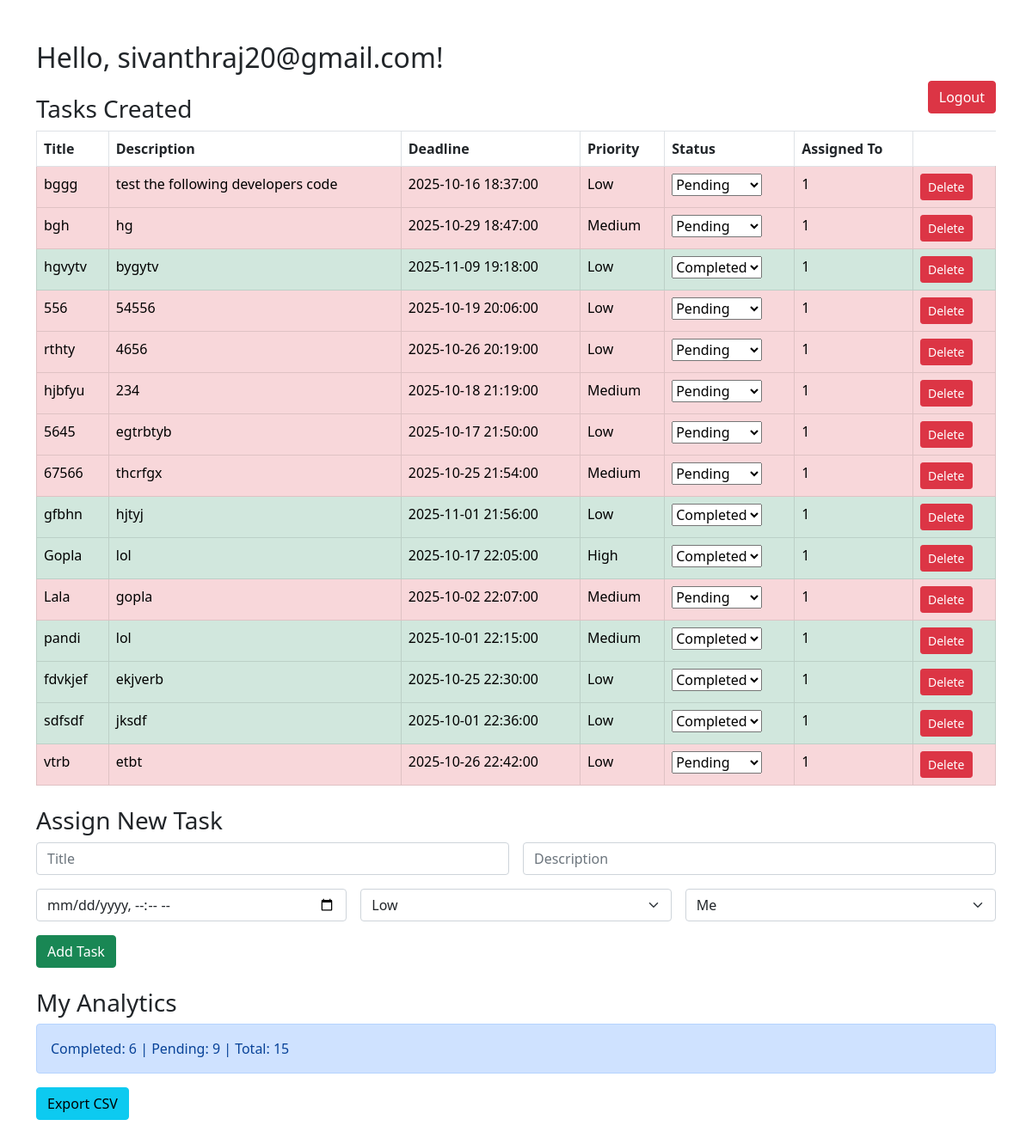
Page / (signed in) on the earlier database version.
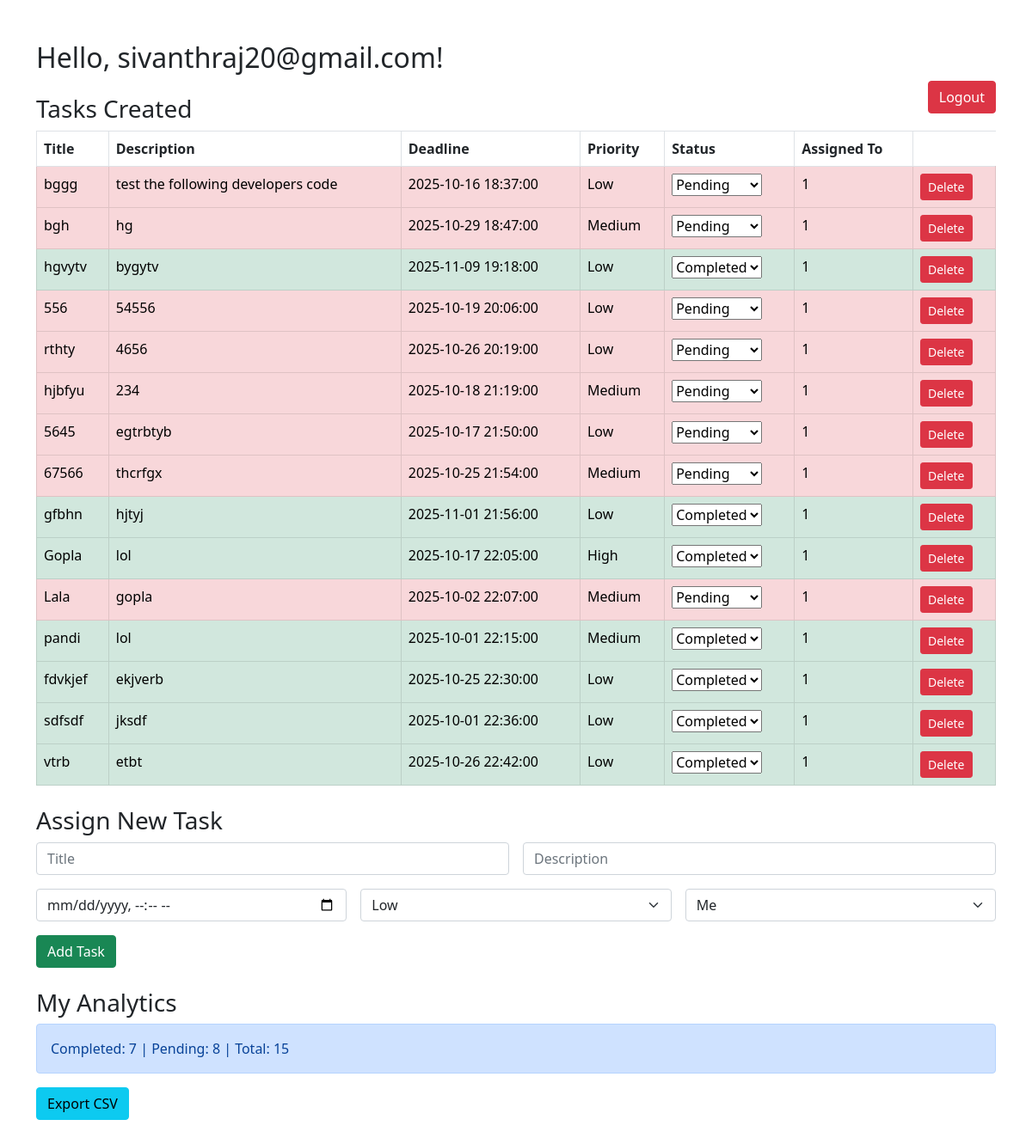
Same page on the later database version.
### models.py (models this page shows)
class User(Base):
    __tablename__ = "users"
    id = Column(Integer, primary_key=True, index=True)
    email = Column(String, unique=True, index=True)
    password = Column(String)
    tasks_created = relationship("Task", foreign_keys="Task.created_by", back_populates="creator")
    tasks_assigned = relationship("Task", foreign_keys="Task.assigned_to", back_populates="assignee")

class Task(Base):
    __tablename__ = "tasks"
    id = Column(Integer, primary_key=True, index=True)
    title = Column(String)
    description = Column(String)
    deadline = Column(DateTime)
    priority = Column(String)
    status = Column(String)
    created_by = Column(Integer, ForeignKey("users.id"))
    assigned_to = Column(Integer, ForeignKey("users.id"))
    creator = relationship("User", foreign_keys=[created_by], back_populates="tasks_created")
    assignee = relationship("User", foreign_keys=[assigned_to], back_populates="tasks_assigned")

### main.py (the view)
@app.get("/dashboard")
def dashboard(request: Request, db: Session = Depends(get_db), user: schemas.UserOut = Depends(auth.get_current_user)):
    users = db.query(models.User).all()  # fetch all registered users
    tasks_created = crud.getusercreatedtasks(db, user.id)
    tasks_assigned = crud.getuserassignedtasks(db, user.id)
    completed = sum(1 for t in tasks_created if t.status == "Completed")
    pending = sum(1 for t in tasks_created if t.status == "Pending")
    total = len(tasks_created)
    stats = {"completed": completed, "pending": pending, "total": total}
    return templates.TemplateResponse("dashboard.html", {
        "request": request,
        "user": user,
        "taskscreated": tasks_created,
        "tasksassigned": tasks_assigned,
        "all_users": users,
        "now": datetime.now(),
        "stats": stats
    })

### templates/dashboard.html (shortened to what this page needs)
<!DOCTYPE html>
<html lang="en">
<head>
    <link href="/static/bootstrap.min.css" rel="stylesheet">
</head>
<body>
    <div class="container py-5">
        <h2>Hello, {{user.email}}!</h2>
        <a href="/logout" class="btn btn-danger float-end">Logout</a>
        <h3 class="mt-4">Tasks Created</h3>
        <table class="table table-hover table-bordered">
            <thead>
                <tr>
                    <th>Title</th>
                    <th>Description</th>
                    <th>Deadline</th>
                    <th>Priority</th>
                    <th>Status</th>
                    <th>Assigned To</th>
                </tr>
            </thead>
            <tbody>
                {% for task in tasks_created %}
                <tr {% if task.status=="Completed" %} class="table-success"
                    {% elif task.status == "Pending" %}
                    class="table-danger"
                    {% endif %}
                    <td>{{task.title}}</td>
                    <td>{{task.description}}</td>
                    <td>{{task.deadline}}</td>
                    <td>{{task.priority}}</td>
                    <td>
                        <form action="/update-task/{{task.id}}" method="post" style="display:inline-block;">
                            <select name=task_status data-task-id="{{ task.id }}" onchange="this.form.submit()">
                                <option value="Pending" {% if task.status=="Pending" %}selected{% endif %}>Pending
                                </option>
                                <option value="Completed" {% if task.status=="Completed" %}selected{% endif %}>Completed
                                </option>
                            </select>
                        </form>
                    </td>
                    <td>{{task.assigned_to}}</td>
                    <td>
                        <form action="/delete-task/{{ task.id }}" method="post" style="display:inline-block"
                            onsubmit="return confirm('Are you sure you want to delete this task?');">
                            <button type="submit" class="btn btn-danger btn-sm">Delete</button>
                        </form>
                    </td>
                </tr>
                {% endfor %}
            </tbody>
        </table>
        <h3 class="mt-4">Assign New Task</h3>
        <form id="addTaskForm" action="/add-task" method="post" class="row g-3">
            <div class="col-md-6"><input class="form-control" name="title" required placeholder="Title"></div>
            <div class="col-md-6"><input class="form-control" name="description" required placeholder="Description">
            </div>
            <div class="col-md-4"><input class="form-control" name="deadline" required type="datetime-local"
                    placeholder="Deadline"></div>
            <div class="col-md-4">
                <select name="priority" class="form-select">
                    <option value="Low">Low</option>
                </select>
            </div>
            <div class="col-md-4">
                <select name="assigned_to" class="form-select">
                    <option value="{{user.id}}">Me</option>
                </select>
            </div>
            <div class="col-12"><button class="btn btn-success">Add Task</button></div>
        </form>
        <h3 class="mt-4">My Analytics</h3>
        <div class="alert alert-primary">Completed: {{stats.completed}} | Pending: {{stats.pending}} | Total:
            {{stats.total}}</div>
        <a href="/export" class="btn btn-info">Export CSV</a>
    </div>
</body>
</html>

Differences in the rows shown:
changed Task "vtrb": status "Pending" → "Completed" (drawn); task_status "Pending" → "Completed"
Other differences:
{{ stats.completed }}: "6" → "7"
{{ stats.pending }}: "9" → "8"
